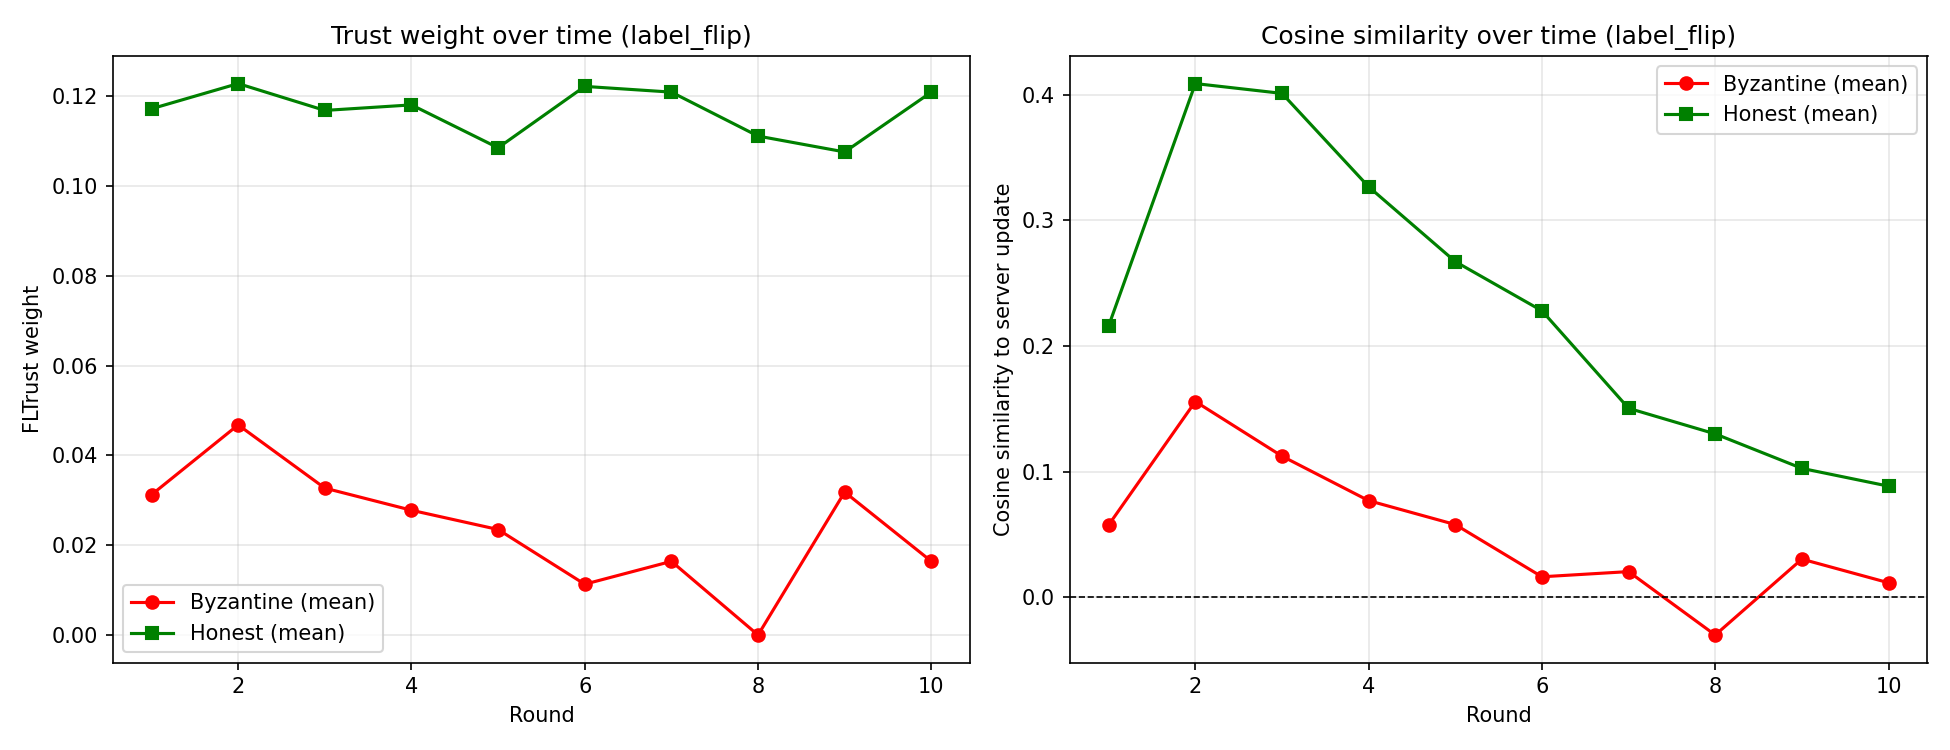

Generate this figure with Python:
# fltrust_label_flip_trace.py
# Traces FLTrust's Byzantine vs. honest trust weights EVERY round (not just
# round 1 and round 10) under label_flip specifically,
# debug output showed label_flip is the one attack where Byzantine clients
# receive non-trivial trust weight. This checks whether that gap persists,
# widens, or fades as training progresses.
import numpy as np
import torch
import matplotlib
matplotlib.use("Agg")
import matplotlib.pyplot as plt

from common import SimpleCNN, get_cifar10_loaders, train_client, device

NUM_CLIENTS = 20
NUM_ROUNDS = 10
CORRUPTION = 0.2
ATTACK = "label_flip"


def compute_trust(states, ids, byz, server_update, global_state):
    keys = states[0].keys()
    client_updates = torch.stack(
        [torch.cat([(s[k].float() - global_state[k].float()).view(-1) for k in keys]) for s in states]
    )
    server_flat = torch.cat(
        [(server_update[k].float() - global_state[k].float()).view(-1) for k in keys]
    )
    cos_sim = torch.nn.functional.cosine_similarity(client_updates, server_flat.unsqueeze(0), dim=1)
    trust = torch.relu(cos_sim)
    weights = trust / trust.sum() if trust.sum() > 1e-8 else torch.ones_like(trust) / len(trust)

    server_norm = torch.norm(server_flat)
    client_norms = torch.norm(client_updates, dim=1, keepdim=True) + 1e-8
    scaled_updates = client_updates * (server_norm / client_norms)
    weighted_update = torch.sum(scaled_updates * weights.view(-1, 1), dim=0)

    agg = {}
    idx = 0
    for k in keys:
        numel = global_state[k].numel()
        agg[k] = global_state[k].float() + weighted_update[idx:idx + numel].view(global_state[k].shape)
        idx += numel

    byz_w = [weights[i].item() for i, cid in enumerate(ids) if cid in byz]
    hon_w = [weights[i].item() for i, cid in enumerate(ids) if cid not in byz]
    byz_cos = [cos_sim[i].item() for i, cid in enumerate(ids) if cid in byz]
    hon_cos = [cos_sim[i].item() for i, cid in enumerate(ids) if cid not in byz]
    return agg, byz_w, hon_w, byz_cos, hon_cos


if __name__ == "__main__":
    torch.manual_seed(42)
    np.random.seed(42)
    client_loaders, test_loader, root_loader = get_cifar10_loaders(num_clients=NUM_CLIENTS, alpha=0.5)
    byz = set(range(int(NUM_CLIENTS * CORRUPTION)))

    global_model = SimpleCNN().to(device)
    worker = SimpleCNN().to(device)
    server_model = SimpleCNN().to(device)

    byz_weight_traj, hon_weight_traj = [], []
    byz_cos_traj, hon_cos_traj = [], []

    print(f"--- FLTrust full trust trace under '{ATTACK}' @ {int(CORRUPTION*100)}% corruption ---")
    for r in range(1, NUM_ROUNDS + 1):
        sampled = np.random.choice(NUM_CLIENTS, 10, replace=False)
        states, ids = [], []
        for cid in sampled:
            att = ATTACK if cid in byz else None
            worker.load_state_dict(global_model.state_dict())
            st = train_client(worker, client_loaders[cid], epochs=2, lr=0.01, attack_type=att)
            states.append({k: v.detach().clone() for k, v in st.items()})
            ids.append(cid)

        server_model.load_state_dict(global_model.state_dict())
        srv = train_client(server_model, root_loader, epochs=1, lr=0.01)
        current_global = global_model.state_dict()

        agg, byz_w, hon_w, byz_cos, hon_cos = compute_trust(states, ids, byz, srv, current_global)
        global_model.load_state_dict(agg)

        byz_mean, hon_mean = np.mean(byz_w), np.mean(hon_w)
        byz_weight_traj.append(byz_mean)
        hon_weight_traj.append(hon_mean)
        byz_cos_traj.append(np.mean(byz_cos))
        hon_cos_traj.append(np.mean(hon_cos))

        print(f"round {r:2d}: byz_weight={byz_mean:.4f} (n={len(byz_w)}) | hon_weight={hon_mean:.4f} "
              f"| byz_cos={np.mean(byz_cos):+.4f} | hon_cos={np.mean(hon_cos):+.4f}")

    fig, axes = plt.subplots(1, 2, figsize=(13, 5))
    rounds = list(range(1, NUM_ROUNDS + 1))

    axes[0].plot(rounds, byz_weight_traj, 'o-', color='red', label='Byzantine (mean)')
    axes[0].plot(rounds, hon_weight_traj, 's-', color='green', label='Honest (mean)')
    axes[0].set_xlabel('Round'); axes[0].set_ylabel('FLTrust weight')
    axes[0].set_title(f'Trust weight over time ({ATTACK})')
    axes[0].legend(); axes[0].grid(alpha=0.3)

    axes[1].plot(rounds, byz_cos_traj, 'o-', color='red', label='Byzantine (mean)')
    axes[1].plot(rounds, hon_cos_traj, 's-', color='green', label='Honest (mean)')
    axes[1].axhline(0, color='black', linewidth=0.8, linestyle='--')
    axes[1].set_xlabel('Round'); axes[1].set_ylabel('Cosine similarity to server update')
    axes[1].set_title(f'Cosine similarity over time ({ATTACK})')
    axes[1].legend(); axes[1].grid(alpha=0.3)

    plt.tight_layout()
    plt.savefig("fltrust_label_flip_trace.png", dpi=150)
    print("\nSaved fltrust_label_flip_trace.png")

    print("\n--- Summary ---")
    print(f"Byzantine weight: round1={byz_weight_traj[0]:.4f} -> round{NUM_ROUNDS}={byz_weight_traj[-1]:.4f}")
    if byz_weight_traj[-1] < byz_weight_traj[0] * 0.5:
        print("-> FADING: Byzantine trust weight drops substantially as training "
              "progresses -- the honest signal likely strengthens/stabilizes "
              "relative to label-noise-corrupted gradients over time.")
    elif byz_weight_traj[-1] > byz_weight_traj[0] * 1.5:
        print("-> WORSENING: Byzantine trust weight grows over time -- worth "
              "investigating why label-flip becomes MORE cosine-aligned with "
              "training progress, this would be an important limitation to report.")
    else:
        print("-> STABLE: Byzantine weight under label_flip stays roughly constant "
              "throughout training -- a persistent partial vulnerability, not a "
              )
